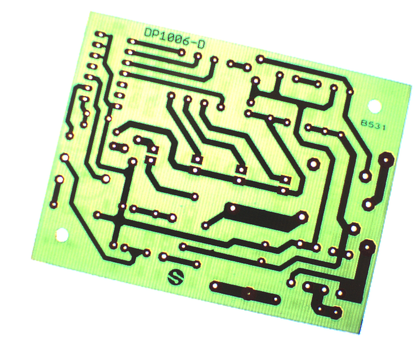
%> input picture 1.png, 420 x 345 px, shrunk from 854 x 701 before the run
$ octave --eval "result = img_rotation(imread('1.png'));"   (GNU Octave 9; MATLAB toolbox functions it lacks are replaced by stand-ins)
%> lines starting %> are read from the running program, lines starting %| are printed output that depends on the picture
### find_corner.m
function corners =find_corner(J)
I=rgb2gray(J);
[m n]=size(I);
for i=1:m
    for j=1:n
        if((I(i,j)<230)&&(J(i,j,1)~=J(i,j,2))&&(J(i,j,3)<=J(i,j,2)))
            y1=i;
            x1=j;

            break
        end

    end
    if((I(i,j)<230)&&(J(i,j,1)~=J(i,j,2))&&(J(i,j,3)<=J(i,j,2)))
             break
         end
end
for k=1:m
    for l=1:n
        i=m+1-k;
        j=n+1-l;

        if((I(i,j)<230)&&(J(i,j,1)~=J(i,j,2))&&(J(i,j,3)<=J(i,j,2)))
            y3=i;
            x3=j;

            break
        end

     end
if((I(i,j)<230)&&(J(i,j,1)~=J(i,j,2))&&(J(i,j,3)<=J(i,j,2)))
    break
         end
end
 for j=1:n
     for i=1:m

if((I(i,j)<230)&&(J(i,j,1)~=J(i,j,2))&&(J(i,j,3)<=J(i,j,2)))
    y2=i;
            x2=j;

            break
        end

     end
if((I(i,j)<230)&&(J(i,j,1)~=J(i,j,2))&&(J(i,j,3)<=J(i,j,2)))
    break
         end
end
for k=1:n
    for l=1:m
        i=m+1-l;
        j=n+1-k;

if((I(i,j)<230)&&(J(i,j,1)~=J(i,j,2))&&(J(i,j,3)<=J(i,j,2)))
    y4=i;
            x4=j;

            break
        end

     end
if((I(i,j)<230)&&(J(i,j,1)~=J(i,j,2))&&(J(i,j,3)<=J(i,j,2)))
    break
         end
end
corners=[x1 x2 x3 x4 ;y1 y2 y3 y4];

### find_rotation.m
function[teta,crop_rec]=find_rotation(I,corners)
l41=abs(corners(2,4)-corners(2,1));
w41=abs(corners(1,4)-corners(1,1));
l12=abs(corners(2,1)-corners(2,2));
w12=abs(corners(1,1)-corners(1,2));
l23=abs(corners(2,2)-corners(2,3));
w23=abs(corners(1,2)-corners(1,3));
l34=abs(corners(2,3)-corners(2,4));
w34=abs(corners(1,3)-corners(1,4));
w=(sqrt(l12^2+w12^2)+sqrt(l34^2+w34^2))/2;
l=(sqrt(l23^2+w23^2)+sqrt(l41^2+w41^2))/2;
teta=atand((l41+l23+w12+w34)/(w41+w23+l12+l34));
if (w>l)
    t=w;
    w=l;
    l=t;
    teta=teta-90;
end
if((corners(1,1)==corners(1,2))&&(corners(2,1)==corners(2,2)))
    teta =0;
end
xs=min(corners(1,1),corners(1,2))+1;
ys=min(corners(2,1),corners(2,2))+1;
xe=max(corners(1,3),corners(1,4))-1;
ye=max(corners(2,3),corners(2,4))-1;
w=xe-xs;
l=ye-ys;
crop_rec=[xs ys w l];
end

### img_rotation.m
function[adj_img]=img_rotation(I)

corners=find_corner(I);
%> in find_corner, `I=rgb2gray(J);`:
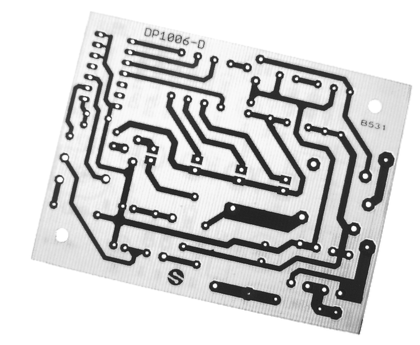
%> I: size 345x420 uint8; min 24, max 255, mean 209.6
%> after the loop in find_corner, `for i=1:m`: x1 = 91; y1 = 13
%> after the loop in find_corner, `for k=1:m`: x3 = 358; y3 = 334
%> after the loop in find_corner, `for j=1:n`: x2 = 32; y2 = 256
%> after the loop in find_corner, `for k=1:n`: x4 = 412; y4 = 88
%> in find_corner, `corners=[x1 x2 x3 x4 ;y1 y2 y3 y4];`: corners = [91 32 358 412; 13 256 334 88]
[teta crop_rec]=find_rotation(I,corners)
J=imrotate(I,teta,'bicubic');

corners=find_corner(J);

[teta crop_rec]=find_rotation(J,corners)
adj_img=imcrop(J,crop_rec);
%> in find_rotation, `l41=abs(corners(2,4)-corners(2,1));`: l41 = 75
%> in find_rotation, `w41=abs(corners(1,4)-corners(1,1));`: w41 = 321
%> in find_rotation, `l12=abs(corners(2,1)-corners(2,2));`: l12 = 243
%> in find_rotation, `w12=abs(corners(1,1)-corners(1,2));`: w12 = 59
%> in find_rotation, `l23=abs(corners(2,2)-corners(2,3));`: l23 = 78
%> in find_rotation, `w23=abs(corners(1,2)-corners(1,3));`: w23 = 326
%> in find_rotation, `l34=abs(corners(2,3)-corners(2,4));`: l34 = 246
%> in find_rotation, `w34=abs(corners(1,3)-corners(1,4));`: w34 = 54
%> in find_rotation, `w=(sqrt(l12^2+w12^2)+sqrt(l34^2+w34^2))/2;`: w = 251
%> in find_rotation, `l=(sqrt(l23^2+w23^2)+sqrt(l41^2+w41^2))/2;`: l = 332.4
%> in find_rotation, `teta=atand((l41+l23+w12+w34)/(w41+w23+l12+l34));`: teta = 13.18
%> in find_rotation, `xs=min(corners(1,1),corners(1,2))+1;`: xs = 33
%> in find_rotation, `ys=min(corners(2,1),corners(2,2))+1;`: ys = 14
%> in find_rotation, `xe=max(corners(1,3),corners(1,4))-1;`: xe = 411
%> in find_rotation, `ye=max(corners(2,3),corners(2,4))-1;`: ye = 333
%> in find_rotation, `w=xe-xs;`: w = 378
%> in find_rotation, `l=ye-ys;`: l = 319
%> in find_rotation, `crop_rec=[xs ys w l];`: crop_rec = [33 14 378 319]
%> in img_rotation, `[teta crop_rec]=find_rotation(I,corners)`: teta = 13.18; crop_rec = [33 14 378 319]
%> in img_rotation, `J=imrotate(I,teta,'bicubic');`:
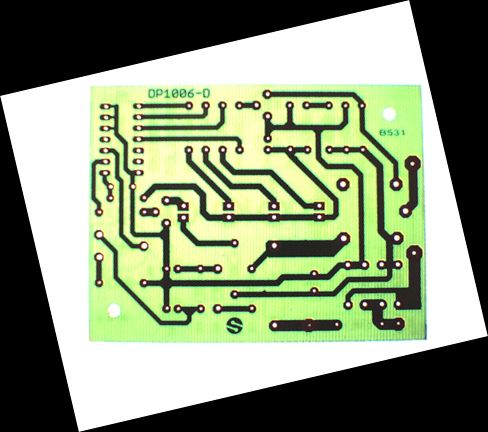
%> J: size 432x488x3 uint8; mean R, G, B 138.8, 150.8, 121.9
%> in find_corner (call 2), `I=rgb2gray(J);`:
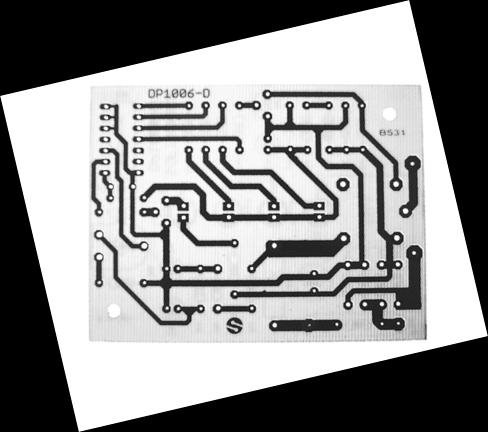
%> I: size 432x488 uint8; min 0, max 255, mean 143.9
%> after the loop in find_corner (call 2), `for i=1:m`: x1 = 266; y1 = 86
%> after the loop in find_corner (call 2), `for k=1:m`: x3 = 310; y3 = 343
%> after the loop in find_corner (call 2), `for j=1:n`: x2 = 90; y2 = 181
%> after the loop in find_corner (call 2), `for k=1:n`: x4 = 427; y4 = 320
%> in find_corner (call 2), `corners=[x1 x2 x3 x4 ;y1 y2 y3 y4];`: corners = [266 90 310 427; 86 181 343 320]
%> in img_rotation, `[teta crop_rec]=find_rotation(J,corners)`: teta = 54.09; crop_rec = [91 87 335 255]
%> in img_rotation, `adj_img=imcrop(J,crop_rec);`:
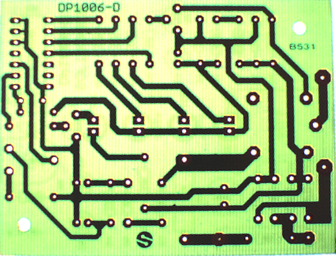
%> adj_img: size 256x336x3 uint8; mean R, G, B 166.3, 195.1, 124.7

$ run again, on أوجد الفروقات.png
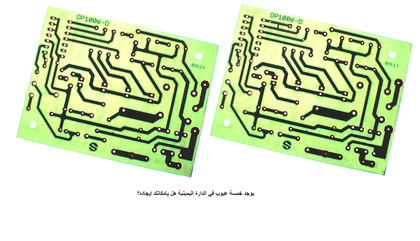
%> input picture أوجد الفروقات.png, 420 x 241 px, shrunk from 1608 x 924 before the run
%> after the loop in find_corner, `for i=1:m`: x1 = 49; y1 = 8
%> after the loop in find_corner, `for k=1:m`: x3 = 251; y3 = 197
%> after the loop in find_corner, `for j=1:n`: x2 = 17; y2 = 137
%> after the loop in find_corner, `for k=1:n`: x4 = 412; y4 = 50
%> in find_corner, `corners=[x1 x2 x3 x4 ;y1 y2 y3 y4];`: corners = [49 17 251 412; 8 137 197 50]
%> l41 = 42
%> w41 = 363
%> l12 = 129
%> w12 = 32
%> l23 = 60
%> w23 = 234
%> l34 = 147
%> w34 = 161
%> in find_rotation, `w=(sqrt(l12^2+w12^2)+sqrt(l34^2+w34^2))/2;`: w = 175.5
%> in find_rotation, `l=(sqrt(l23^2+w23^2)+sqrt(l41^2+w41^2))/2;`: l = 303.5
%> in find_rotation, `teta=atand((l41+l23+w12+w34)/(w41+w23+l12+l34));`: teta = 18.67
%> xs = 18
%> ys = 9
%> xe = 411
%> ye = 196
%> in find_rotation, `w=xe-xs;`: w = 393
%> in find_rotation, `l=ye-ys;`: l = 187
%> in find_rotation, `crop_rec=[xs ys w l];`: crop_rec = [18 9 393 187]
%> in img_rotation, `[teta crop_rec]=find_rotation(I,corners)`: teta = 18.67; crop_rec = [18 9 393 187]
%> in find_corner (call 2), `I=rgb2gray(J);`:
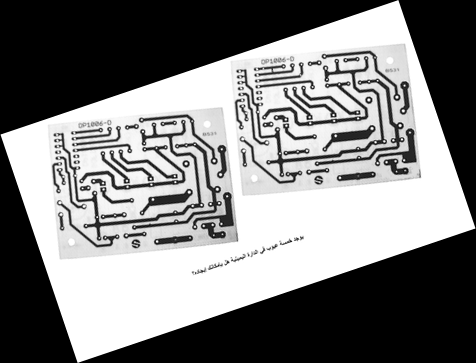
%> I: size 363x476 uint8; min 0, max 255, mean 127.5
%> after the loop in find_corner (call 2), `for i=1:m`: x1 = 397; y1 = 45
%> after the loop in find_corner (call 2), `for k=1:m`: x3 = 196; y3 = 275
%> after the loop in find_corner (call 2), `for j=1:n`: x2 = 49; y2 = 126
%> after the loop in find_corner (call 2), `for k=1:n`: x4 = 420; y4 = 178
%> in find_corner (call 2), `corners=[x1 x2 x3 x4 ;y1 y2 y3 y4];`: corners = [397 49 196 420; 45 126 275 178]
%> in img_rotation, `[teta crop_rec]=find_rotation(J,corners)`: teta = -22.17; crop_rec = [50 46 369 228]
%> in img_rotation, `adj_img=imcrop(J,crop_rec);`:
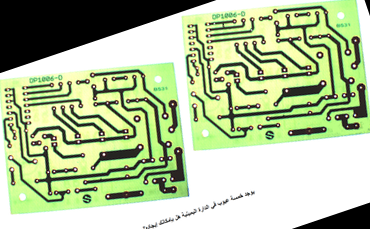
%> adj_img: size 229x370x3 uint8; mean R, G, B 176.6, 192.8, 152.8

$ run again, on إكتشاف الثقوب.png
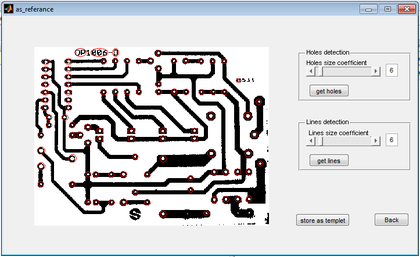
%> input picture إكتشاف الثقوب.png, 420 x 257 px, shrunk from 723 x 443 before the run
%> after the loop in find_corner, `for i=1:m`: x1 = 5; y1 = 2
%> after the loop in find_corner, `for k=1:m`: x3 = 234; y3 = 257
%> after the loop in find_corner, `for j=1:n`: x2 = 1; y2 = 18
%> after the loop in find_corner, `for k=1:n`: x4 = 420; y4 = 80
%> in find_corner, `corners=[x1 x2 x3 x4 ;y1 y2 y3 y4];`: corners = [5 1 234 420; 2 18 257 80]
%> l41 = 78
%> w41 = 415
%> l12 = 16
%> w12 = 4
%> l23 = 239
%> w23 = 233
%> l34 = 177
%> w34 = 186
%> in find_rotation, `w=(sqrt(l12^2+w12^2)+sqrt(l34^2+w34^2))/2;`: w = 136.6
%> in find_rotation, `l=(sqrt(l23^2+w23^2)+sqrt(l41^2+w41^2))/2;`: l = 378
%> in find_rotation, `teta=atand((l41+l23+w12+w34)/(w41+w23+l12+l34));`: teta = 31.08
%> xs = 2
%> ys = 3
%> xe = 419
%> ye = 256
%> in find_rotation, `w=xe-xs;`: w = 417
%> in find_rotation, `l=ye-ys;`: l = 253
%> in find_rotation, `crop_rec=[xs ys w l];`: crop_rec = [2 3 417 253]
%> in img_rotation, `[teta crop_rec]=find_rotation(I,corners)`: teta = 31.08; crop_rec = [2 3 417 253]
%> in find_corner (call 2), `I=rgb2gray(J);`:
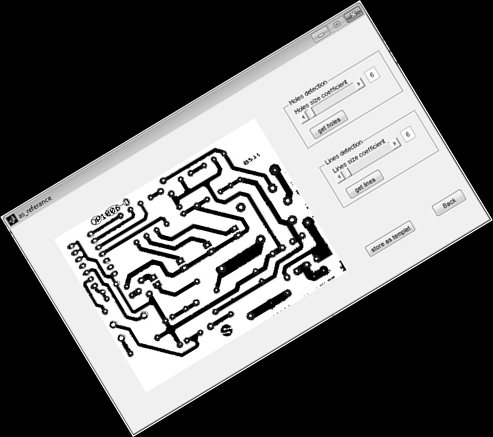
%> I: size 437x493 uint8; min 0, max 255, mean 105.2
%> after the loop in find_corner (call 2), `for i=1:m`: x1 = 356; y1 = 5
%> after the loop in find_corner (call 2), `for k=1:m`: x3 = 136; y3 = 436
%> after the loop in find_corner (call 2), `for j=1:n`: x2 = 6; y2 = 216
%> after the loop in find_corner (call 2), `for k=1:n`: x4 = 492; y4 = 219
%> in find_corner (call 2), `corners=[x1 x2 x3 x4 ;y1 y2 y3 y4];`: corners = [356 6 136 492; 5 216 436 219]
%> in img_rotation, `[teta crop_rec]=find_rotation(J,corners)`: teta = -31.33; crop_rec = [7 6 484 429]
%> in img_rotation, `adj_img=imcrop(J,crop_rec);`:
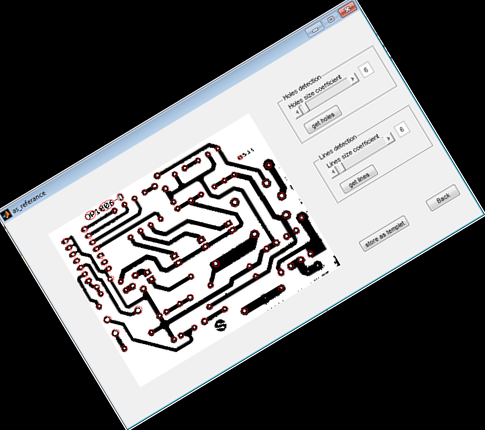
%> adj_img: size 430x485x3 uint8; mean R, G, B 108.6, 108.5, 109.3
